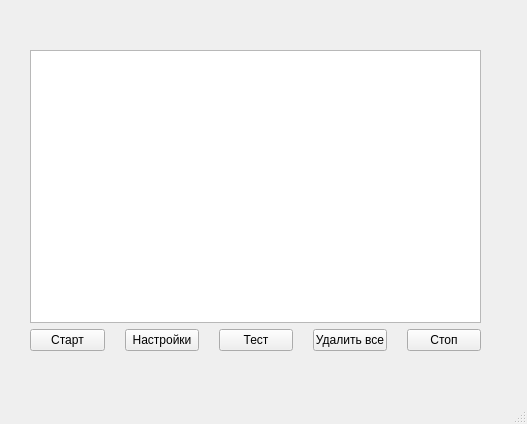
<?xml version="1.0" encoding="UTF-8"?>
<ui version="4.0">
 <class>MainWindow</class>
 <widget class="QMainWindow" name="MainWindow">
  <property name="geometry">
   <rect>
    <x>0</x>
    <y>0</y>
    <width>527</width>
    <height>424</height>
   </rect>
  </property>
  <property name="windowTitle">
   <string>Главное окно</string>
  </property>
  <widget class="QWidget" name="centralwidget">
   <widget class="QWidget" name="verticalLayoutWidget">
    <property name="geometry">
     <rect>
      <x>30</x>
      <y>50</y>
      <width>451</width>
      <height>301</height>
     </rect>
    </property>
    <layout class="QVBoxLayout" name="verticalLayout">
     <property name="sizeConstraint">
      <enum>QLayout::SetDefaultConstraint</enum>
     </property>
     <item>
      <widget class="QListWidget" name="logView"/>
     </item>
     <item>
      <layout class="QHBoxLayout" name="horizontalLayout">
       <property name="spacing">
        <number>20</number>
       </property>
       <property name="rightMargin">
        <number>0</number>
       </property>
       <property name="bottomMargin">
        <number>0</number>
       </property>
       <item>
        <widget class="QPushButton" name="start_button">
         <property name="text">
          <string>Старт</string>
         </property>
        </widget>
       </item>
       <item>
        <widget class="QPushButton" name="settings_open_button">
         <property name="text">
          <string>Настройки</string>
         </property>
        </widget>
       </item>
       <item>
        <widget class="QPushButton" name="test_button">
         <property name="text">
          <string>Тест</string>
         </property>
        </widget>
       </item>
       <item>
        <widget class="QPushButton" name="delete_button">
         <property name="text">
          <string>Удалить все</string>
         </property>
        </widget>
       </item>
       <item>
        <widget class="QPushButton" name="stop_button">
         <property name="text">
          <string>Стоп</string>
         </property>
        </widget>
       </item>
      </layout>
     </item>
    </layout>
   </widget>
  </widget>
  <widget class="QMenuBar" name="menubar">
   <property name="geometry">
    <rect>
     <x>0</x>
     <y>0</y>
     <width>527</width>
     <height>21</height>
    </rect>
   </property>
  </widget>
  <widget class="QStatusBar" name="statusbar"/>
 </widget>
 <resources/>
 <connections/>
</ui>
